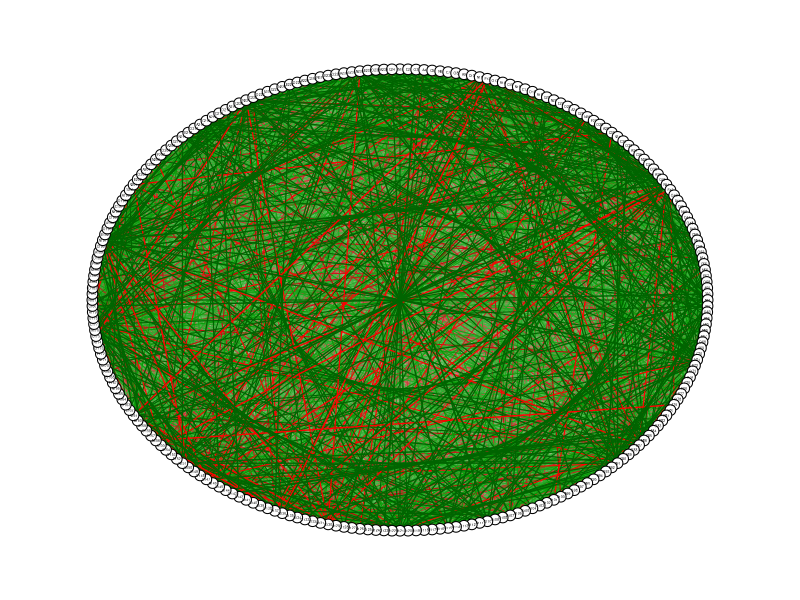
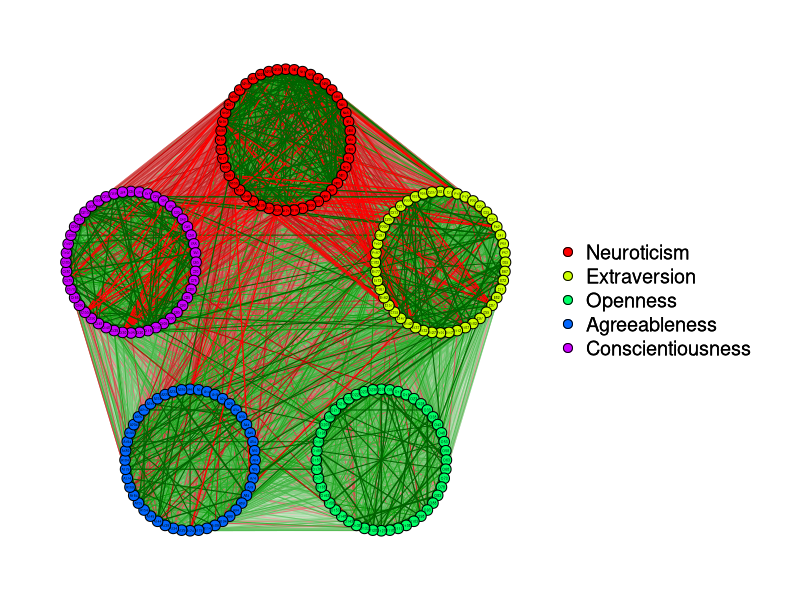
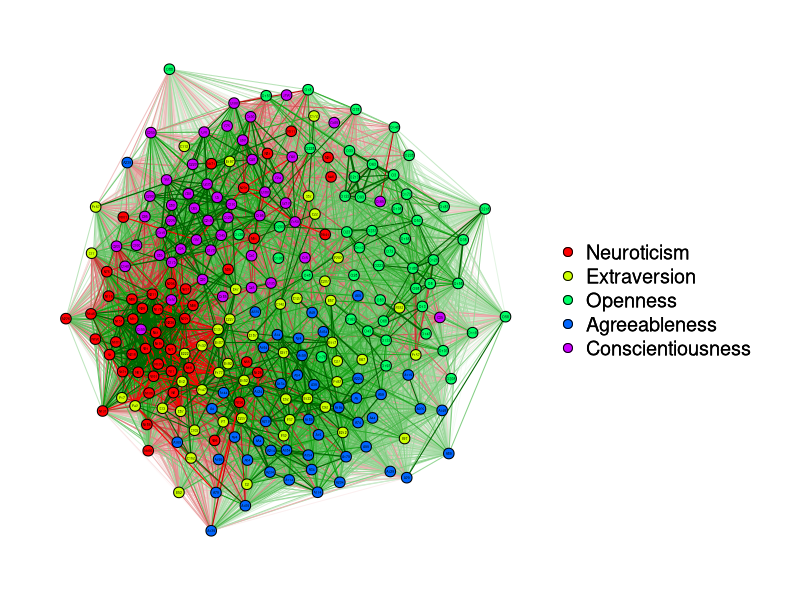
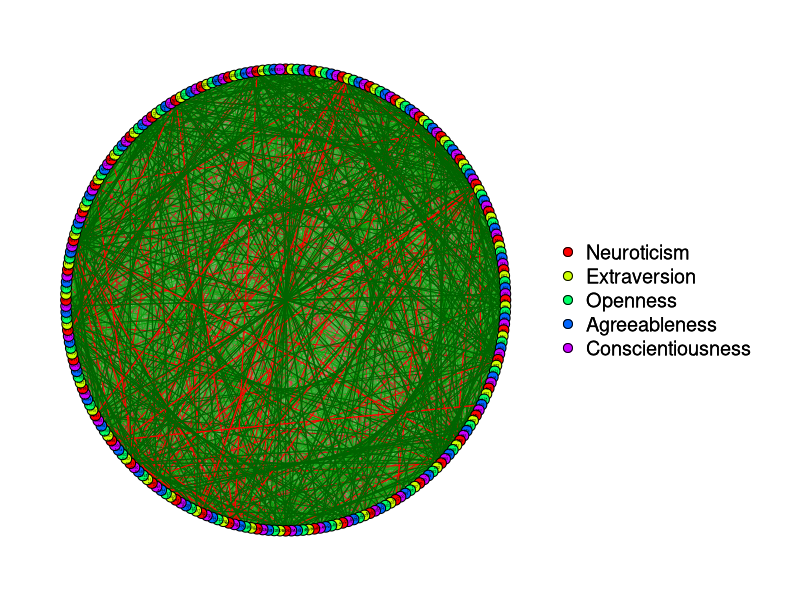
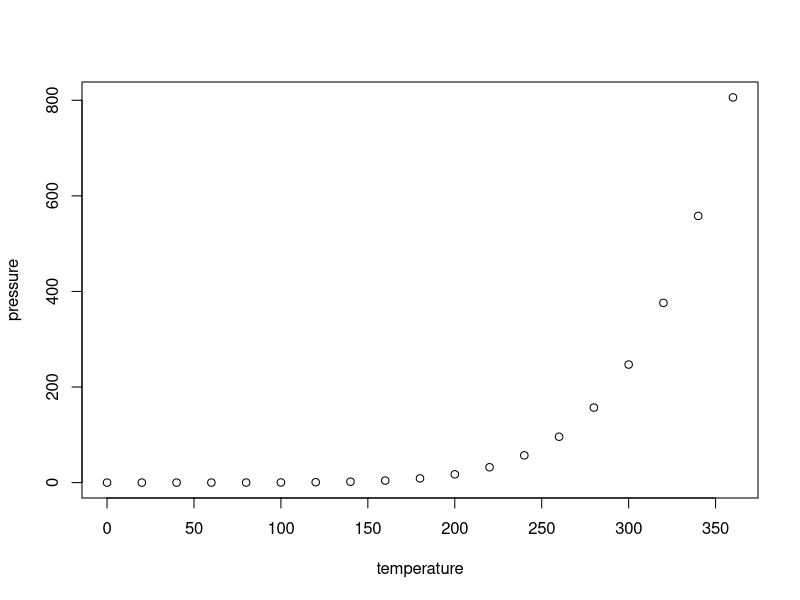

The R source for these figures, in order:
## ---- chunk 1
knitr::opts_chunk$set(echo = TRUE)
## ---- chunk 2
library(qgraph)
## ---- chunk 3
data(big5)
## ---- chunk 4
qgraph<-qgraph(cor(big5))
## ---- chunk 5
data("big5groups")
qgraph(cor(big5), groups=big5groups)
## ---- chunk 6
qgraph(cor(big5), groups=big5groups,layout= "spring")
## ---- chunk 7
qgraph(cor(big5), groups=big5groups,layout= "circle")
## ---- chunk 8
plot(pressure)
